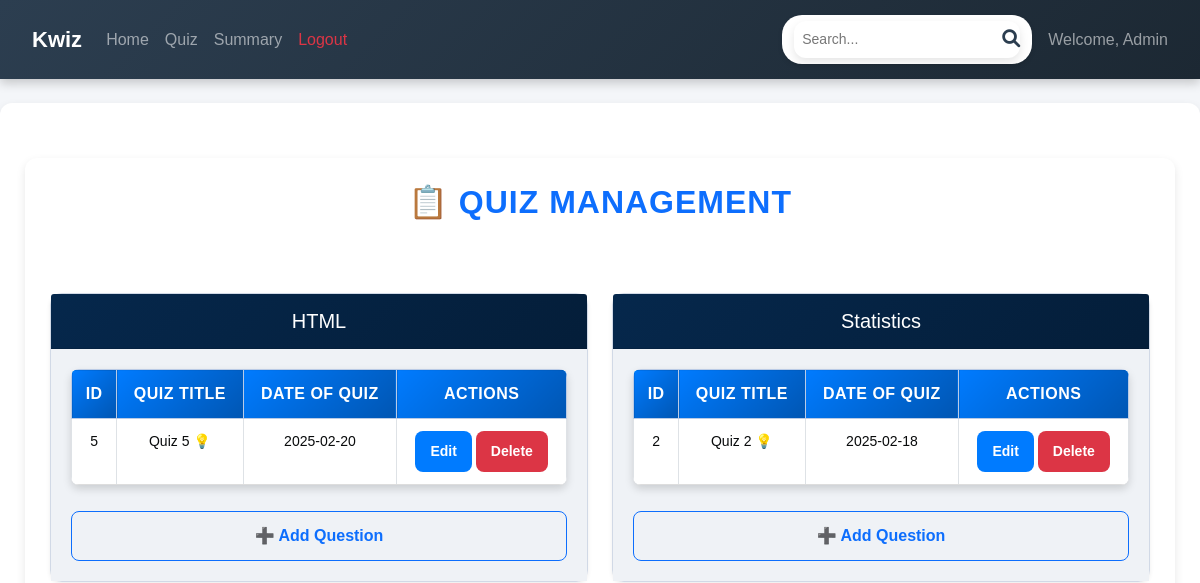
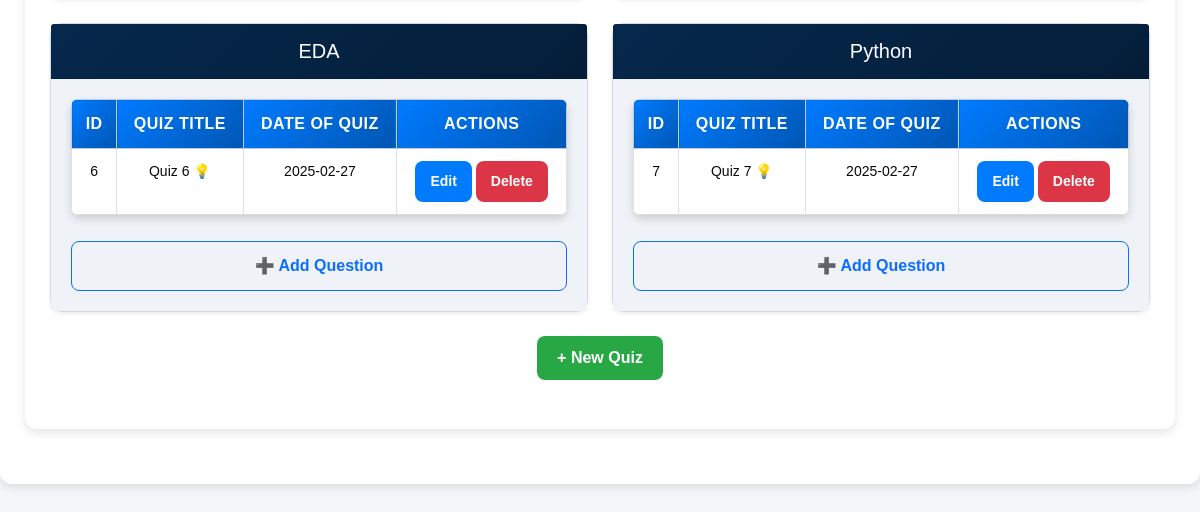
Page /admin/quiz_management on the earlier database version (2 pictures, top to bottom).
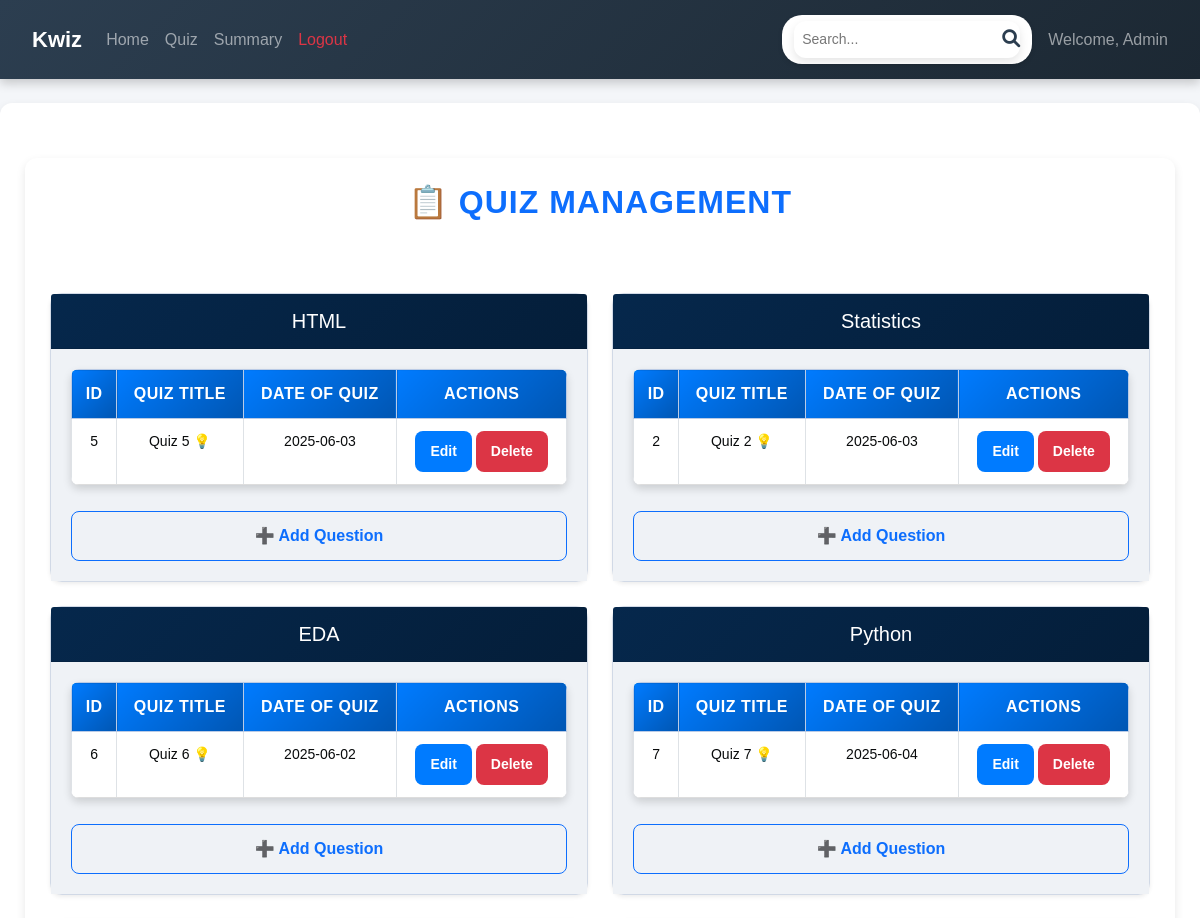
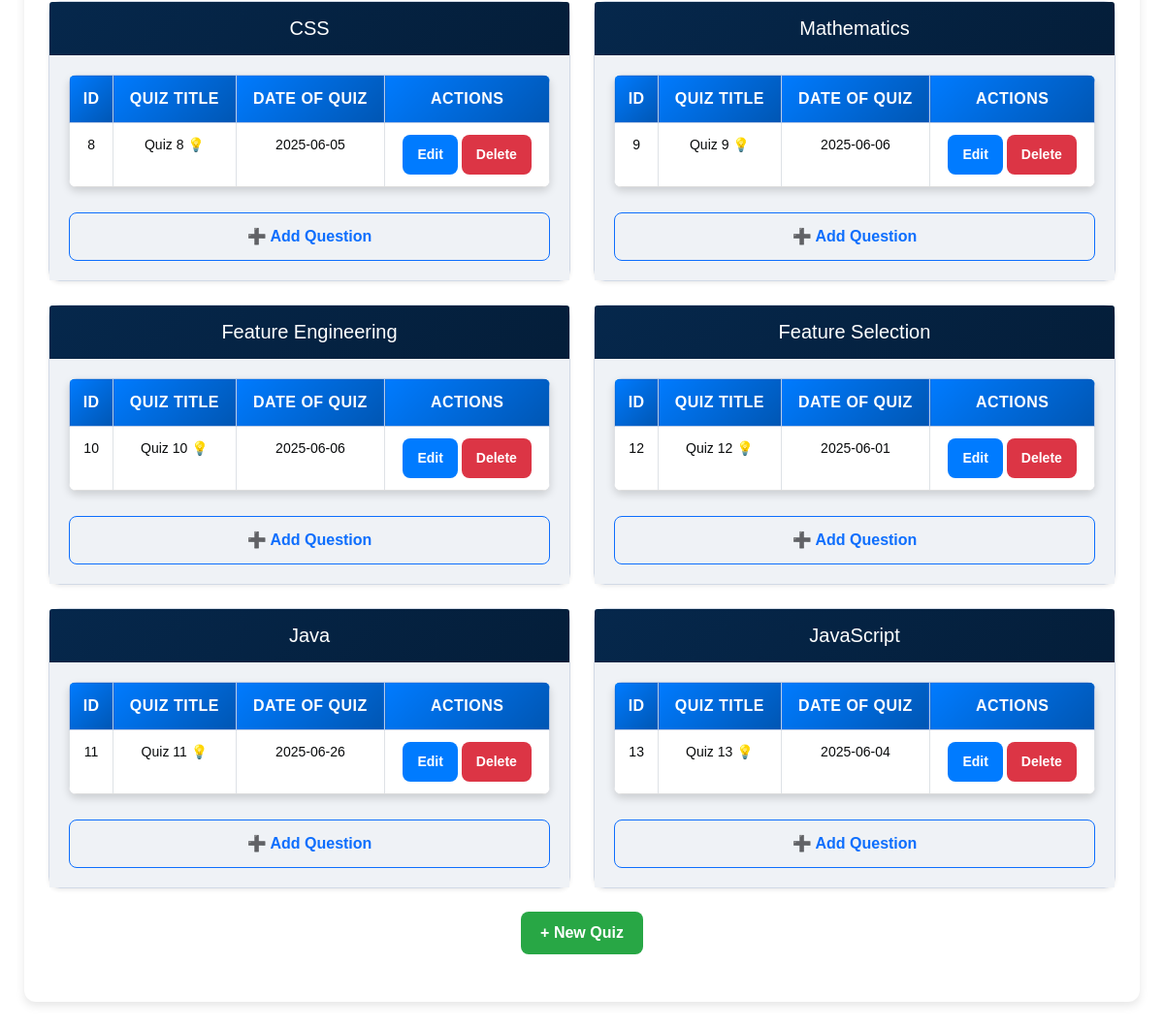
Same page on the later database version (2 pictures, top to bottom).
### backend/models.py (models this page shows)
class Chapter(db.Model):
    __tablename__ = 'chapter'
    id = db.Column(db.Integer, primary_key=True)
    name = db.Column(db.String(100), nullable=False)
    description = db.Column(db.Text)
    subject_id = db.Column(db.Integer, db.ForeignKey('subject.id', ondelete="CASCADE"), nullable=False)
    quizzes = db.relationship('Quiz', backref='chapter', lazy='subquery', cascade='all, delete-orphan')

class Quiz(db.Model):
    __tablename__ = 'quiz'
    id = db.Column(db.Integer, primary_key=True)
    chapter_id = db.Column(db.Integer, db.ForeignKey('chapter.id', ondelete="CASCADE"), nullable=False)
    date_of_quiz = db.Column(db.Date, nullable=False)
    duration_seconds = db.Column(db.Integer, nullable=False)
    remarks = db.Column(db.Text)
    questions = db.relationship('Question', backref='quiz', lazy='subquery', cascade='all, delete-orphan')
    scores = db.relationship('Score', backref='quiz', lazy='dynamic', cascade='all, delete-orphan')

### backend/controllers.py (the view)
@app.route('/admin/quiz_management', methods=['GET'])
def quiz_management():
    chapters = Chapter.query.options(db.joinedload(Chapter.quizzes)).all()
    quizzes = Quiz.query.all()
    return render_template('admin/admin_quiz_management.html', chapters=chapters, quizzes=quizzes)

### templates/admin/admin_quiz_management.html (shortened to what this page needs)
{% extends "admin/admin_base.html" %}
{% block content %}
<div class="container">
    <h2 class="text-center text-primary mb-4">📋 QUIZ MANAGEMENT</h2>
<br>
<br>
    {% if quizzes %}
    <div class="row">
        {% for chapter in chapters %}
        <div class="col-md-6">
            <div class="card shadow-sm mb-4">
                <div class="card-header bg-dark text-white">
                    <h5 class="mb-0" class="text-center">{{ chapter.name }}</h5>
                </div>
                <div class="card-body">
                    <table class="table table-bordered">
                        <thead class="table-primary">
                            <tr>
                                <th>ID</th>
                                <th>Quiz Title</th>
                                <th>Date of Quiz</th>
                                <th>Actions</th>
                            </tr>
                        </thead>
                        <tbody>
                            {% for quiz in quizzes if quiz.chapter_id == chapter.id %}
                            <tr>
                                <td>{{ quiz.id }}</td>
                                <td>{{ 'Quiz ' + quiz.id|string +' 💡' }}</td>
                                <td>{{ quiz.date_of_quiz.strftime('%Y-%m-%d') }}</td>
                                <td>
                                    <a href="{{ url_for('edit_quiz', quiz_id=quiz.id) }}" class="btn btn-primary btn-sm">Edit</a>
                                    <a href="{{ url_for('delete_quiz', quiz_id=quiz.id) }}" class="btn btn-danger btn-sm">Delete</a>
                                </td>
                            </tr>
                            {% endfor %}
                        </tbody>
                    </table>
                    <a href="{{ url_for('new_question', quiz_id=chapter.id) }}" class="btn btn-outline-primary w-100">
                        ➕ Add Question
                    </a>
                </div>
            </div>
        </div>
        {% endfor %}
    </div>
    {% else %}
    <div class="alert alert-warning text-center">No quizzes available. Click "New Quiz" to add.</div>
    {% endif %}
    <div class="text-center">
        <a href="{{ url_for('new_quiz') }}" class="btn btn-success mb-4">+ New Quiz</a>
    </div>
</div>
{% endblock %}

Differences in the rows shown:
changed Quiz "Quiz 5 💡": date_of_quiz "2025-02-20" → "2025-06-03"
changed Quiz "Quiz 2 💡": date_of_quiz "2025-02-18" → "2025-06-03"
changed Quiz "Quiz 6 💡": date_of_quiz "2025-02-27" → "2025-06-02"
changed Quiz "Quiz 7 💡": date_of_quiz "2025-02-27" → "2025-06-04"
added Chapter: name "CSS"
added Quiz: id "8", id "Quiz 8 💡", date_of_quiz "2025-06-05", shown under "CSS"
added Chapter: name "Mathematics"
added Quiz: id "9", id "Quiz 9 💡", date_of_quiz "2025-06-06", shown under "Mathematics"
added Chapter: name "Feature Engineering"
added Quiz: id "10", id "Quiz 10 💡", date_of_quiz "2025-06-06", shown under "Feature Engineering"
added Chapter: name "Feature Selection"
added Quiz: id "12", id "Quiz 12 💡", date_of_quiz "2025-06-01", shown under "Feature Selection"
added Chapter: name "Java"
added Quiz: id "11", id "Quiz 11 💡", date_of_quiz "2025-06-26", shown under "Java"
added Chapter: name "JavaScript"
added Quiz: id "13", id "Quiz 13 💡", date_of_quiz "2025-06-04", shown under "JavaScript"
